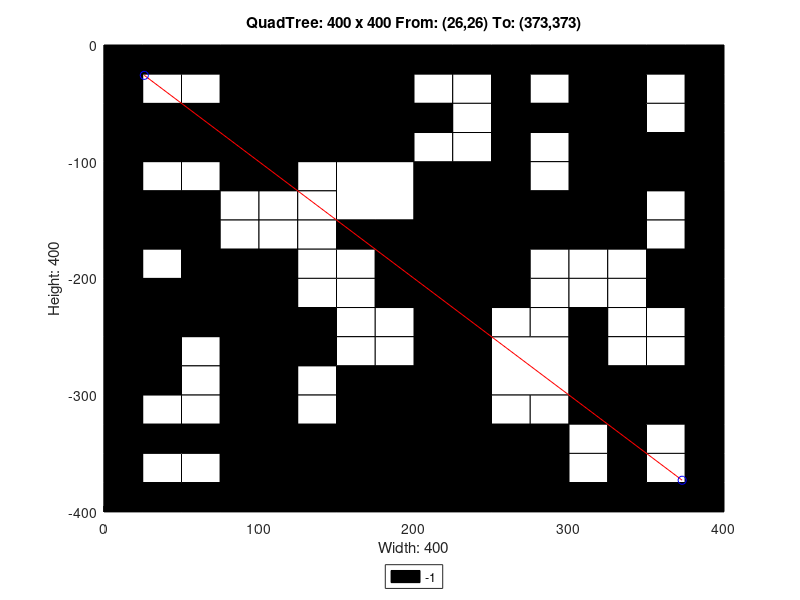

The MATLAB script that drew this image:
axis([0 400 -400 0]);
title('QuadTree: 400 x 400 From: (26,26) To: (373,373)');
xlabel('Width: 400');
ylabel('Height: 400');
rectangle('Position',[100 -100 100 100], 'FaceColor',[0 0 0]);
rectangle('Position',[0 -100 50 50], 'FaceColor',[0 0 0]);
rectangle('Position',[50 -100 50 50], 'FaceColor',[0 0 0]);
rectangle('Position',[150 -150 50 50], 'FaceColor',[1 1 1]);
rectangle('Position',[300 -50 50 50], 'FaceColor',[0 0 0]);
rectangle('Position',[300 -100 50 50], 'FaceColor',[0 0 0]);
rectangle('Position',[200 -150 50 50], 'FaceColor',[0 0 0]);
rectangle('Position',[200 -200 50 50], 'FaceColor',[0 0 0]);
rectangle('Position',[300 -150 50 50], 'FaceColor',[0 0 0]);
rectangle('Position',[0 -250 50 50], 'FaceColor',[0 0 0]);
rectangle('Position',[50 -250 50 50], 'FaceColor',[0 0 0]);
rectangle('Position',[0 -300 50 50], 'FaceColor',[0 0 0]);
rectangle('Position',[150 -350 50 50], 'FaceColor',[0 0 0]);
rectangle('Position',[100 -400 50 50], 'FaceColor',[0 0 0]);
rectangle('Position',[150 -400 50 50], 'FaceColor',[0 0 0]);
rectangle('Position',[200 -250 50 50], 'FaceColor',[0 0 0]);
rectangle('Position',[200 -300 50 50], 'FaceColor',[0 0 0]);
rectangle('Position',[250 -300 50 50], 'FaceColor',[1 1 1]);
rectangle('Position',[200 -350 50 50], 'FaceColor',[0 0 0]);
rectangle('Position',[200 -400 50 50], 'FaceColor',[0 0 0]);
rectangle('Position',[250 -400 50 50], 'FaceColor',[0 0 0]);
rectangle('Position',[0 -25 25 25], 'FaceColor',[0 0 0]);
rectangle('Position',[25 -25 25 25], 'FaceColor',[0 0 0]);
rectangle('Position',[0 -50 25 25], 'FaceColor',[0 0 0]);
rectangle('Position',[25 -50 25 25], 'FaceColor',[1 1 1]);
rectangle('Position',[50 -25 25 25], 'FaceColor',[0 0 0]);
rectangle('Position',[75 -25 25 25], 'FaceColor',[0 0 0]);
rectangle('Position',[50 -50 25 25], 'FaceColor',[1 1 1]);
rectangle('Position',[75 -50 25 25], 'FaceColor',[0 0 0]);
rectangle('Position',[0 -125 25 25], 'FaceColor',[0 0 0]);
rectangle('Position',[25 -125 25 25], 'FaceColor',[1 1 1]);
rectangle('Position',[0 -150 25 25], 'FaceColor',[0 0 0]);
rectangle('Position',[25 -150 25 25], 'FaceColor',[0 0 0]);
rectangle('Position',[50 -125 25 25], 'FaceColor',[1 1 1]);
rectangle('Position',[75 -125 25 25], 'FaceColor',[0 0 0]);
rectangle('Position',[50 -150 25 25], 'FaceColor',[0 0 0]);
rectangle('Position',[75 -150 25 25], 'FaceColor',[1 1 1]);
rectangle('Position',[0 -175 25 25], 'FaceColor',[0 0 0]);
rectangle('Position',[25 -175 25 25], 'FaceColor',[0 0 0]);
rectangle('Position',[0 -200 25 25], 'FaceColor',[0 0 0]);
rectangle('Position',[25 -200 25 25], 'FaceColor',[1 1 1]);
rectangle('Position',[50 -175 25 25], 'FaceColor',[0 0 0]);
rectangle('Position',[75 -175 25 25], 'FaceColor',[1 1 1]);
rectangle('Position',[50 -200 25 25], 'FaceColor',[0 0 0]);
rectangle('Position',[75 -200 25 25], 'FaceColor',[0 0 0]);
rectangle('Position',[100 -125 25 25], 'FaceColor',[0 0 0]);
rectangle('Position',[125 -125 25 25], 'FaceColor',[1 1 1]);
rectangle('Position',[100 -150 25 25], 'FaceColor',[1 1 1]);
rectangle('Position',[125 -150 25 25], 'FaceColor',[1 1 1]);
rectangle('Position',[100 -175 25 25], 'FaceColor',[1 1 1]);
rectangle('Position',[125 -175 25 25], 'FaceColor',[1 1 1]);
rectangle('Position',[100 -200 25 25], 'FaceColor',[0 0 0]);
rectangle('Position',[125 -200 25 25], 'FaceColor',[1 1 1]);
rectangle('Position',[150 -175 25 25], 'FaceColor',[0 0 0]);
rectangle('Position',[175 -175 25 25], 'FaceColor',[0 0 0]);
rectangle('Position',[150 -200 25 25], 'FaceColor',[1 1 1]);
rectangle('Position',[175 -200 25 25], 'FaceColor',[0 0 0]);
rectangle('Position',[200 -25 25 25], 'FaceColor',[0 0 0]);
rectangle('Position',[225 -25 25 25], 'FaceColor',[0 0 0]);
rectangle('Position',[200 -50 25 25], 'FaceColor',[1 1 1]);
rectangle('Position',[225 -50 25 25], 'FaceColor',[1 1 1]);
rectangle('Position',[250 -25 25 25], 'FaceColor',[0 0 0]);
rectangle('Position',[275 -25 25 25], 'FaceColor',[0 0 0]);
rectangle('Position',[250 -50 25 25], 'FaceColor',[0 0 0]);
rectangle('Position',[275 -50 25 25], 'FaceColor',[1 1 1]);
rectangle('Position',[200 -75 25 25], 'FaceColor',[0 0 0]);
rectangle('Position',[225 -75 25 25], 'FaceColor',[1 1 1]);
rectangle('Position',[200 -100 25 25], 'FaceColor',[1 1 1]);
rectangle('Position',[225 -100 25 25], 'FaceColor',[1 1 1]);
rectangle('Position',[250 -75 25 25], 'FaceColor',[0 0 0]);
rectangle('Position',[275 -75 25 25], 'FaceColor',[0 0 0]);
rectangle('Position',[250 -100 25 25], 'FaceColor',[0 0 0]);
rectangle('Position',[275 -100 25 25], 'FaceColor',[1 1 1]);
rectangle('Position',[350 -25 25 25], 'FaceColor',[0 0 0]);
rectangle('Position',[375 -25 25 25], 'FaceColor',[0 0 0]);
rectangle('Position',[350 -50 25 25], 'FaceColor',[1 1 1]);
rectangle('Position',[375 -50 25 25], 'FaceColor',[0 0 0]);
rectangle('Position',[350 -75 25 25], 'FaceColor',[1 1 1]);
rectangle('Position',[375 -75 25 25], 'FaceColor',[0 0 0]);
rectangle('Position',[350 -100 25 25], 'FaceColor',[0 0 0]);
rectangle('Position',[375 -100 25 25], 'FaceColor',[0 0 0]);
rectangle('Position',[250 -125 25 25], 'FaceColor',[0 0 0]);
rectangle('Position',[275 -125 25 25], 'FaceColor',[1 1 1]);
rectangle('Position',[250 -150 25 25], 'FaceColor',[0 0 0]);
rectangle('Position',[275 -150 25 25], 'FaceColor',[0 0 0]);
rectangle('Position',[250 -175 25 25], 'FaceColor',[0 0 0]);
rectangle('Position',[275 -175 25 25], 'FaceColor',[0 0 0]);
rectangle('Position',[250 -200 25 25], 'FaceColor',[0 0 0]);
rectangle('Position',[275 -200 25 25], 'FaceColor',[1 1 1]);
rectangle('Position',[350 -125 25 25], 'FaceColor',[0 0 0]);
rectangle('Position',[375 -125 25 25], 'FaceColor',[0 0 0]);
rectangle('Position',[350 -150 25 25], 'FaceColor',[1 1 1]);
rectangle('Position',[375 -150 25 25], 'FaceColor',[0 0 0]);
rectangle('Position',[300 -175 25 25], 'FaceColor',[0 0 0]);
rectangle('Position',[325 -175 25 25], 'FaceColor',[0 0 0]);
rectangle('Position',[300 -200 25 25], 'FaceColor',[1 1 1]);
rectangle('Position',[325 -200 25 25], 'FaceColor',[1 1 1]);
rectangle('Position',[350 -175 25 25], 'FaceColor',[1 1 1]);
rectangle('Position',[375 -175 25 25], 'FaceColor',[0 0 0]);
rectangle('Position',[350 -200 25 25], 'FaceColor',[0 0 0]);
rectangle('Position',[375 -200 25 25], 'FaceColor',[0 0 0]);
rectangle('Position',[50 -275 25 25], 'FaceColor',[1 1 1]);
rectangle('Position',[75 -275 25 25], 'FaceColor',[0 0 0]);
rectangle('Position',[50 -300 25 25], 'FaceColor',[1 1 1]);
rectangle('Position',[75 -300 25 25], 'FaceColor',[0 0 0]);
rectangle('Position',[100 -225 25 25], 'FaceColor',[0 0 0]);
rectangle('Position',[125 -225 25 25], 'FaceColor',[1 1 1]);
rectangle('Position',[100 -250 25 25], 'FaceColor',[0 0 0]);
rectangle('Position',[125 -250 25 25], 'FaceColor',[0 0 0]);
rectangle('Position',[150 -225 25 25], 'FaceColor',[1 1 1]);
rectangle('Position',[175 -225 25 25], 'FaceColor',[0 0 0]);
rectangle('Position',[150 -250 25 25], 'FaceColor',[1 1 1]);
rectangle('Position',[175 -250 25 25], 'FaceColor',[1 1 1]);
rectangle('Position',[100 -275 25 25], 'FaceColor',[0 0 0]);
rectangle('Position',[125 -275 25 25], 'FaceColor',[0 0 0]);
rectangle('Position',[100 -300 25 25], 'FaceColor',[0 0 0]);
rectangle('Position',[125 -300 25 25], 'FaceColor',[1 1 1]);
rectangle('Position',[150 -275 25 25], 'FaceColor',[1 1 1]);
rectangle('Position',[175 -275 25 25], 'FaceColor',[1 1 1]);
rectangle('Position',[150 -300 25 25], 'FaceColor',[0 0 0]);
rectangle('Position',[175 -300 25 25], 'FaceColor',[0 0 0]);
rectangle('Position',[0 -325 25 25], 'FaceColor',[0 0 0]);
rectangle('Position',[25 -325 25 25], 'FaceColor',[1 1 1]);
rectangle('Position',[0 -350 25 25], 'FaceColor',[0 0 0]);
rectangle('Position',[25 -350 25 25], 'FaceColor',[0 0 0]);
rectangle('Position',[50 -325 25 25], 'FaceColor',[1 1 1]);
rectangle('Position',[75 -325 25 25], 'FaceColor',[0 0 0]);
rectangle('Position',[50 -350 25 25], 'FaceColor',[0 0 0]);
rectangle('Position',[75 -350 25 25], 'FaceColor',[0 0 0]);
rectangle('Position',[0 -375 25 25], 'FaceColor',[0 0 0]);
rectangle('Position',[25 -375 25 25], 'FaceColor',[1 1 1]);
rectangle('Position',[0 -400 25 25], 'FaceColor',[0 0 0]);
rectangle('Position',[25 -400 25 25], 'FaceColor',[0 0 0]);
rectangle('Position',[50 -375 25 25], 'FaceColor',[1 1 1]);
rectangle('Position',[75 -375 25 25], 'FaceColor',[0 0 0]);
rectangle('Position',[50 -400 25 25], 'FaceColor',[0 0 0]);
rectangle('Position',[75 -400 25 25], 'FaceColor',[0 0 0]);
rectangle('Position',[100 -325 25 25], 'FaceColor',[0 0 0]);
rectangle('Position',[125 -325 25 25], 'FaceColor',[1 1 1]);
rectangle('Position',[100 -350 25 25], 'FaceColor',[0 0 0]);
rectangle('Position',[125 -350 25 25], 'FaceColor',[0 0 0]);
rectangle('Position',[250 -225 25 25], 'FaceColor',[0 0 0]);
rectangle('Position',[275 -225 25 25], 'FaceColor',[1 1 1]);
rectangle('Position',[250 -250 25 25], 'FaceColor',[1 1 1]);
rectangle('Position',[275 -250 25 25], 'FaceColor',[1 1 1]);
rectangle('Position',[300 -225 25 25], 'FaceColor',[1 1 1]);
rectangle('Position',[325 -225 25 25], 'FaceColor',[1 1 1]);
rectangle('Position',[300 -250 25 25], 'FaceColor',[0 0 0]);
rectangle('Position',[325 -250 25 25], 'FaceColor',[1 1 1]);
rectangle('Position',[350 -225 25 25], 'FaceColor',[0 0 0]);
rectangle('Position',[375 -225 25 25], 'FaceColor',[0 0 0]);
rectangle('Position',[350 -250 25 25], 'FaceColor',[1 1 1]);
rectangle('Position',[375 -250 25 25], 'FaceColor',[0 0 0]);
rectangle('Position',[300 -275 25 25], 'FaceColor',[0 0 0]);
rectangle('Position',[325 -275 25 25], 'FaceColor',[1 1 1]);
rectangle('Position',[300 -300 25 25], 'FaceColor',[0 0 0]);
rectangle('Position',[325 -300 25 25], 'FaceColor',[0 0 0]);
rectangle('Position',[350 -275 25 25], 'FaceColor',[1 1 1]);
rectangle('Position',[375 -275 25 25], 'FaceColor',[0 0 0]);
rectangle('Position',[350 -300 25 25], 'FaceColor',[0 0 0]);
rectangle('Position',[375 -300 25 25], 'FaceColor',[0 0 0]);
rectangle('Position',[250 -325 25 25], 'FaceColor',[1 1 1]);
rectangle('Position',[275 -325 25 25], 'FaceColor',[1 1 1]);
rectangle('Position',[250 -350 25 25], 'FaceColor',[0 0 0]);
rectangle('Position',[275 -350 25 25], 'FaceColor',[0 0 0]);
rectangle('Position',[300 -325 25 25], 'FaceColor',[0 0 0]);
rectangle('Position',[325 -325 25 25], 'FaceColor',[0 0 0]);
rectangle('Position',[300 -350 25 25], 'FaceColor',[1 1 1]);
rectangle('Position',[325 -350 25 25], 'FaceColor',[0 0 0]);
rectangle('Position',[350 -325 25 25], 'FaceColor',[0 0 0]);
rectangle('Position',[375 -325 25 25], 'FaceColor',[0 0 0]);
rectangle('Position',[350 -350 25 25], 'FaceColor',[1 1 1]);
rectangle('Position',[375 -350 25 25], 'FaceColor',[0 0 0]);
rectangle('Position',[300 -375 25 25], 'FaceColor',[1 1 1]);
rectangle('Position',[325 -375 25 25], 'FaceColor',[0 0 0]);
rectangle('Position',[300 -400 25 25], 'FaceColor',[0 0 0]);
rectangle('Position',[325 -400 25 25], 'FaceColor',[0 0 0]);
rectangle('Position',[350 -375 25 25], 'FaceColor',[1 1 1]);
rectangle('Position',[375 -375 25 25], 'FaceColor',[0 0 0]);
rectangle('Position',[350 -400 25 25], 'FaceColor',[0 0 0]);
rectangle('Position',[375 -400 25 25], 'FaceColor',[0 0 0]);
X=[373,26];
Y=[-373,-26];
hold on;
plot(X,Y,'r');
plot(X,Y,'bo');
legend('-1','Location','southoutside');
